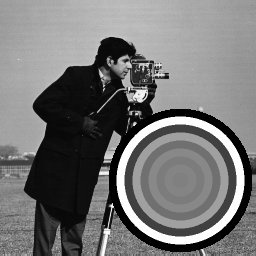
#> input picture 3_helexin/in.bmp, 256 x 256 px
$ python canny.py
#> lines starting #> are read from the running program, lines starting #| are printed output that depends on the picture; after the words box and inside, x2 and y2 are one past the last pixel; in counts of white or black regions, pixels touching at a corner belong together
from math import atan2
from queue import Queue
import cv as cv
import cv2
from PIL import Image
from PIL.ImageColor import colormap
from matplotlib.pyplot import figure, subplot, gray, title
from numpy import *
import numpy as np
from numpy.distutils.from_template import conv
from scipy import ndimage
from scipy.ndimage import filters
from scipy.signal import convolve2d
from skimage.io import imread,imsave,imshow
from matplotlib import pyplot as plt

def gauss_1(sigma_d):
    kernel_size = 2 * 3 * sigma_d + 1
    kernel = np.zeros((int(kernel_size), int(kernel_size)))
    center = kernel_size // 2
    s = sigma_d ** 2
    #sum_val = 0
    for i in range(int(kernel_size)):
        for j in range(int(kernel_size)):
            x, y = i - center, j - center
            kernel[i, j] = (-x/s)*np.exp(-(x ** 2 + y ** 2) / (2 * s))
            # print(i,j,kernel[i,j])
    kernel = kernel / (2 * np.pi * s)
    return kernel

def gauss_2(sigma_d):
    #result=cv2.GaussianBlur(image,(999,999),sigma_d)
    #return result
    kernel_size = 2 * 3 * sigma_d + 1
    kernel = np.zeros((int(kernel_size), int(kernel_size)))
    center = kernel_size // 2
    s = sigma_d ** 2
    #sum_val = 0
    for i in range(int(kernel_size)):
        for j in range(int(kernel_size)):
            x, y = i - center, j - center
            kernel[i, j] = (-y/s)*np.exp(-(x ** 2 + y ** 2) / (2 * s))
            # print(i,j,kernel[i,j])
    kernel = kernel / (2 * np.pi * s)
    return kernel

G = imread("in.bmp")
#> G is the input picture: shape (256, 256, 3); min 0, max 255, mean 116.8
graph = np.array(G,dtype='float')
sigma=2
thr_high=0.1
thr_low=0.03
kernel1=gauss_1(sigma)
kernel2=gauss_2(sigma)
im1=ndimage.convolve(graph[:, :, 0], kernel1)
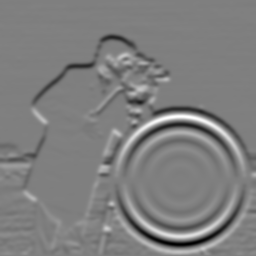
#> im1: shape (256, 256) float64; min -49.51, max 49.51, mean -0.2; drawn with min black and max white
im2=ndimage.convolve(graph[:, :, 0], kernel2)
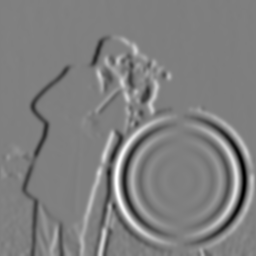
#> im2: shape (256, 256) float64; min -49.51, max 49.51, mean 0; drawn with min black and max white
im=sqrt(im1*im1+im2*im2)
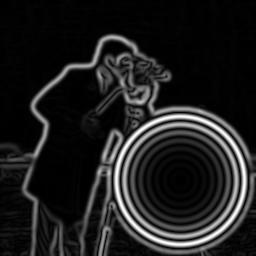
#> im: shape (256, 256) float64; min 7.53e-16, max 50.32, mean 6.2; drawn with min black and max white
gmax=np.max(im)
#> gmax = 50.32

for i in range(int(G.shape[0])):
    for j in range(int(G.shape[1])):
        if(im[i,j]==gmax):
            im[i,j]=255
        else:
            im[i,j]=im[i,j]*255/gmax


#           非极大值抑制插值处理
a=zeros((G.shape[0],G.shape[1]))
for i in range(1,int(G.shape[0])-1):
    for j in range(1,int(G.shape[1])-1):
            a[i, j] = atan2(im2[i,j],im1[i,j])
            # print(a[i,j])
            if ((a[i, j] >= -pi/8) and (a[i, j] < pi/8) or (a[i, j] <= -7*pi/8) and (a[i, j] >= -pi) or (
                    a[i, j] >= 7*pi/8) and (a[i, j] <= pi)):
                a[i, j] = 0
            elif ((a[i, j] >= pi/8) and (a[i, j] < 3*pi/8) or (a[i, j] <= -5*pi/8) and (a[i, j] > -7*pi/8)):
                a[i, j] = 45
            elif ((a[i, j] >= 3*pi/8) and (a[i, j] < 5*pi/8) or (a[i, j] <= -3*pi/8) and (a[i, j] > - 5*pi/8)):
                a[i, j] = 90
            elif ((a[i, j] >= 5*pi/8) and (a[i, j] < 7*pi/8) or (a[i, j] <= -pi/8) and (a[i, j] > -3*pi/8)):
                a[i, j] = -45
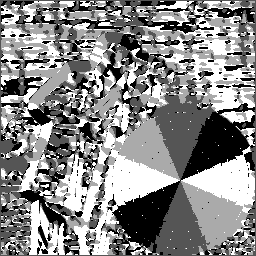
#> a: shape (256, 256) float64; min -45, max 90, mean 27.4; drawn with min black and max white
            # print(a[i,j])

jd = zeros((G.shape[0],G.shape[1]))#定义一个非极大值图像
for i in range(1,int(G.shape[0])-1):
    for j in range(1,int(G.shape[1])-1):
        if(a[i,j]==90 and im[i,j]==max(im[i,j], im[i,j+1], im[i,j-1])):
            jd[i,j]=im[i,j]
        elif(a[i, j] == -45 and im[i, j] == max(im[i, j], im[i + 1, j - 1], im[i - 1, j + 1])):
            jd[i, j] = im[i, j]
        elif(a[i, j] == 0 and im[i, j] == max(im[i, j], im[i + 1, j], im[i - 1, j])):
            jd[i, j] = im[i, j]
        elif(a[i, j] == 45 and im[i, j] == max(im[i, j], im[i + 1, j + 1], im[i - 1, j - 1])):
            jd[i, j] = im[i, j]
        else:
            jd[i,j] = 0
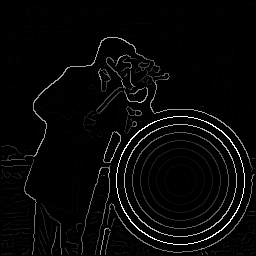
#> jd: shape (256, 256) float64; min 0, max 255, mean 7.9

a = Queue()
b=Queue()
#gmax=255
ans=zeros((G.shape[0],G.shape[1]))
for i in range(1,int(G.shape[0])-1):
    for j in range(1,int(G.shape[0])-1):
        if(jd[i,j]>thr_high*gmax):
            jd[i,j]=255
            a.put(i)
            b.put(j)
        elif(jd[i,j]<thr_low*gmax):
            jd[i,j]=0
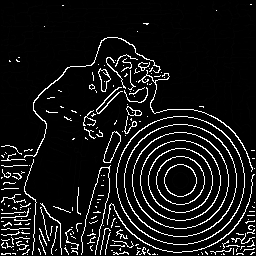
#> jd: shape (256, 256) float64; 10.3% of pixels changed, all inside (x1, y1, x2, y2) = (1, 1, 255, 255)

for i in range(1,int(G.shape[0])-1):
    for j in range(1, int(G.shape[0]) - 1):
        if (jd[i , j ] > thr_low * gmax and jd[i , j ] < thr_high * gmax):
            su = [jd[i - 1, j - 1], jd[i - 1, j], jd[i - 1, j + 1],
                  jd[i, j - 1], jd[i, j], jd[i, j + 1],
                  jd[i + 1, j - 1], jd[i + 1, j], jd[i + 1, j + 1]]
            Max = max(su)
            if (Max ==255):
                jd[i, j] = 255
            else:
                jd[i, j] = 0
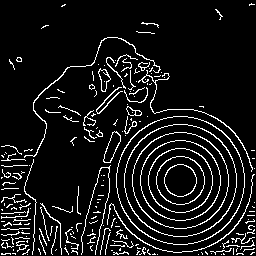
#> jd: shape (256, 256) float64; 9% white in thin lines or dots

IMAGE = np.array(jd, dtype='uint8')
#> IMAGE: shape (256, 256); 9% white in thin lines or dots
imsave("new2.bmp", IMAGE)
